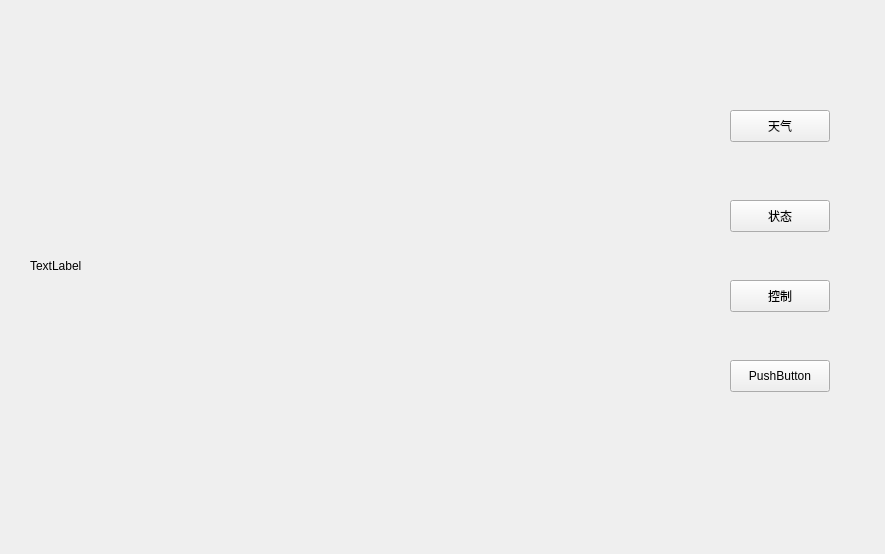
<?xml version="1.0" encoding="UTF-8"?>
<ui version="4.0">
 <class>Form</class>
 <widget class="QWidget" name="Form">
  <property name="geometry">
   <rect>
    <x>0</x>
    <y>0</y>
    <width>885</width>
    <height>554</height>
   </rect>
  </property>
  <property name="windowTitle">
   <string>XiaoMi-SU7车载系统</string>
  </property>
  <widget class="QPushButton" name="btnOpenWeatherWindow">
   <property name="geometry">
    <rect>
     <x>730</x>
     <y>110</y>
     <width>100</width>
     <height>32</height>
    </rect>
   </property>
   <property name="text">
    <string>天气</string>
   </property>
  </widget>
  <widget class="QPushButton" name="btnOpenSituationWindow">
   <property name="geometry">
    <rect>
     <x>730</x>
     <y>200</y>
     <width>100</width>
     <height>32</height>
    </rect>
   </property>
   <property name="text">
    <string>状态</string>
   </property>
  </widget>
  <widget class="QPushButton" name="btnOpenControlWindow">
   <property name="geometry">
    <rect>
     <x>730</x>
     <y>280</y>
     <width>100</width>
     <height>32</height>
    </rect>
   </property>
   <property name="text">
    <string>控制</string>
   </property>
  </widget>
  <widget class="QPushButton" name="pushButton_4">
   <property name="geometry">
    <rect>
     <x>730</x>
     <y>360</y>
     <width>100</width>
     <height>32</height>
    </rect>
   </property>
   <property name="text">
    <string>PushButton</string>
   </property>
  </widget>
  <widget class="QLabel" name="label">
   <property name="geometry">
    <rect>
     <x>30</x>
     <y>80</y>
     <width>671</width>
     <height>371</height>
    </rect>
   </property>
   <property name="text">
    <string>TextLabel</string>
   </property>
  </widget>
 </widget>
 <resources/>
 <connections/>
</ui>
